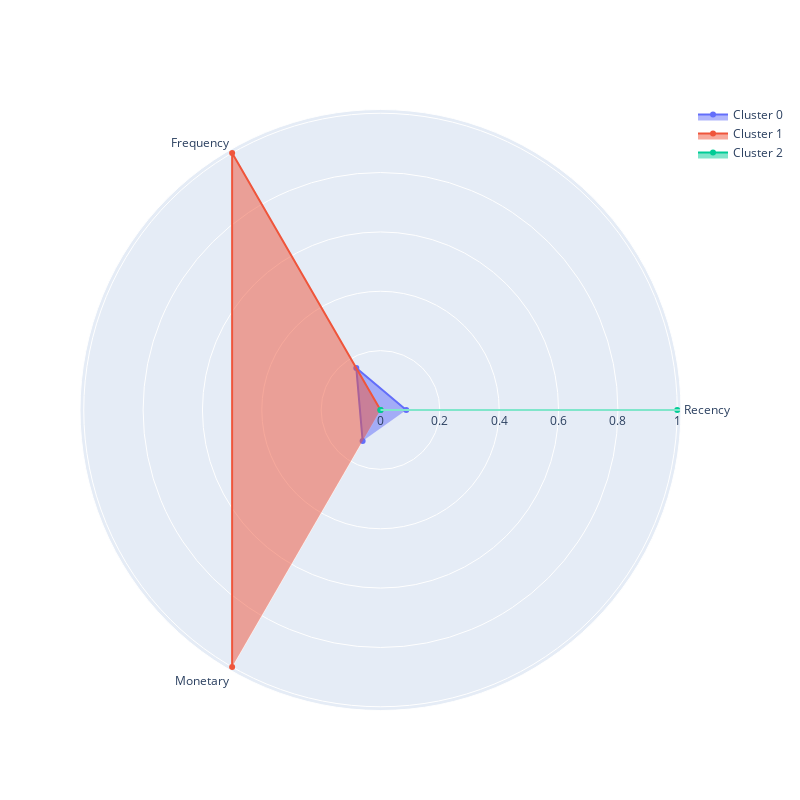

The notebook cell this image was saved under:
### Code cell
plot_cluster_profile(data_rfm_group, 3)

### Figure 1 — Plotly figure (JSON) as saved in the notebook; plotly's stock layout.template omitted (floating-point values rounded to 4 significant figures)
{"data": [{"fill": "toself", "name": "Cluster 0", "r": [0.08667, 0.1631, 0.1204], "theta": ["Recency", "Frequency", "Monetary"], "type": "scatterpolar"}, {"fill": "toself", "name": "Cluster 1", "r": [0.0, 1.0, 1.0], "theta": ["Recency", "Frequency", "Monetary"], "type": "scatterpolar"}, {"fill": "toself", "name": "Cluster 2", "r": [1.0, 0.0, 0.0], "theta": ["Recency", "Frequency", "Monetary"], "type": "scatterpolar"}], "layout": {"autosize": false, "height": 800, "showlegend": true, "width": 800}}
